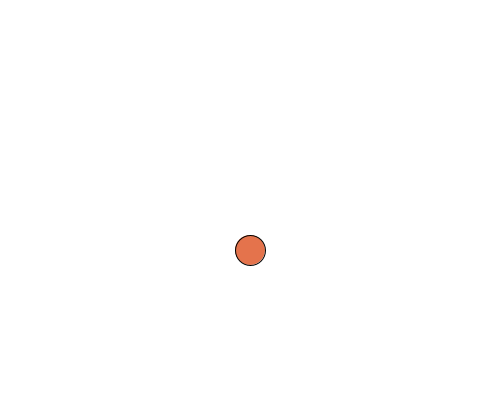
Frame 1 (no input)
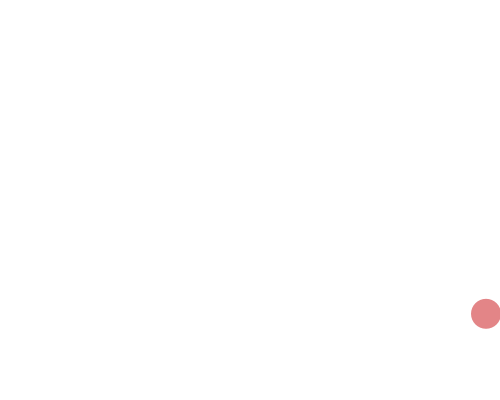
Frame 60 (the mouse pressed at the canvas centre just before this capture)
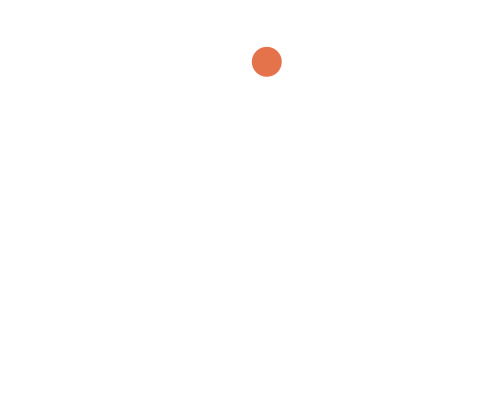
Frame 120 (the mouse held since frame 60 and released just before this capture)

The Processing sketch that drew these frames (run headless with seeded random() and noise(); from frame 60 on, the mouse is pressed at the canvas centre):

// Processing sketch: por_ejemplo01
// ── por_ejemplo01.pde
//Universidad del Desarrollo - Facultad de Diseño - Diseño Digital - 6to semestre - Expresión Digital II 
// Catalina Juez

// https://processing.org:8443/tutorials/pvector/
/*
Ejercicio donde tenemos una pelota rebotando constantemente que también se encuentra 
acelerando, pero esta tiene un limite de aceleración además de estar creada por vectores.
 */
//Cramos nuestros vectores
PVector pos;
PVector vel;
PVector acel;
float limiteVel;
color miColor, miColor1; 

void setup() { 
  size(500, 400); 
  pos = new PVector(250, 250); // Definimos el valor de nuestros vectores y float
  vel = new PVector(4, 4);
  limiteVel = 15;

  miColor= color(228, 115, 76);  
  miColor1= color(227, 133, 135);
  fill(miColor);
  
}

void draw() { 
  background(255); 
  ellipse(pos.x, pos.y, 30, 30);

  pos.add(vel); // Sumamos nuestro vector velocidad (vel) a nuestro vector posición (pos)
  vel.limit(limiteVel); // Definimos nuestra velocidad (vel) limite
  

  noStroke();
  if (pos.x > width || pos.x < 0) { 
    vel.x = vel.x * -1.05; // En vez de hacer la velocidad constante, multiplicamos esta para que  esta velocidad se acelere con el tiempo

    fill(miColor); //Cambiar de color de la pelota.
  }
  if (pos.y > height || pos.y < 0) { 
    vel.y = vel.y * -1.05; // En vez de hacer la velocidad constante, multiplicamos esta para que  esta velocidad se acelere con el tiempo

    fill(miColor1); //Cambiar de color de la pelota.
  }
}
void keyPressed () {
  if (key == 'x') {   // Si apretas “x”  la variable “velx” se le resta 2.
    vel.x = -2;
  }
  if (key == 'y') {   // Si apretas “y”  la variable “vely”  se le resta 2.
    vel.y = -2;
  }
}
